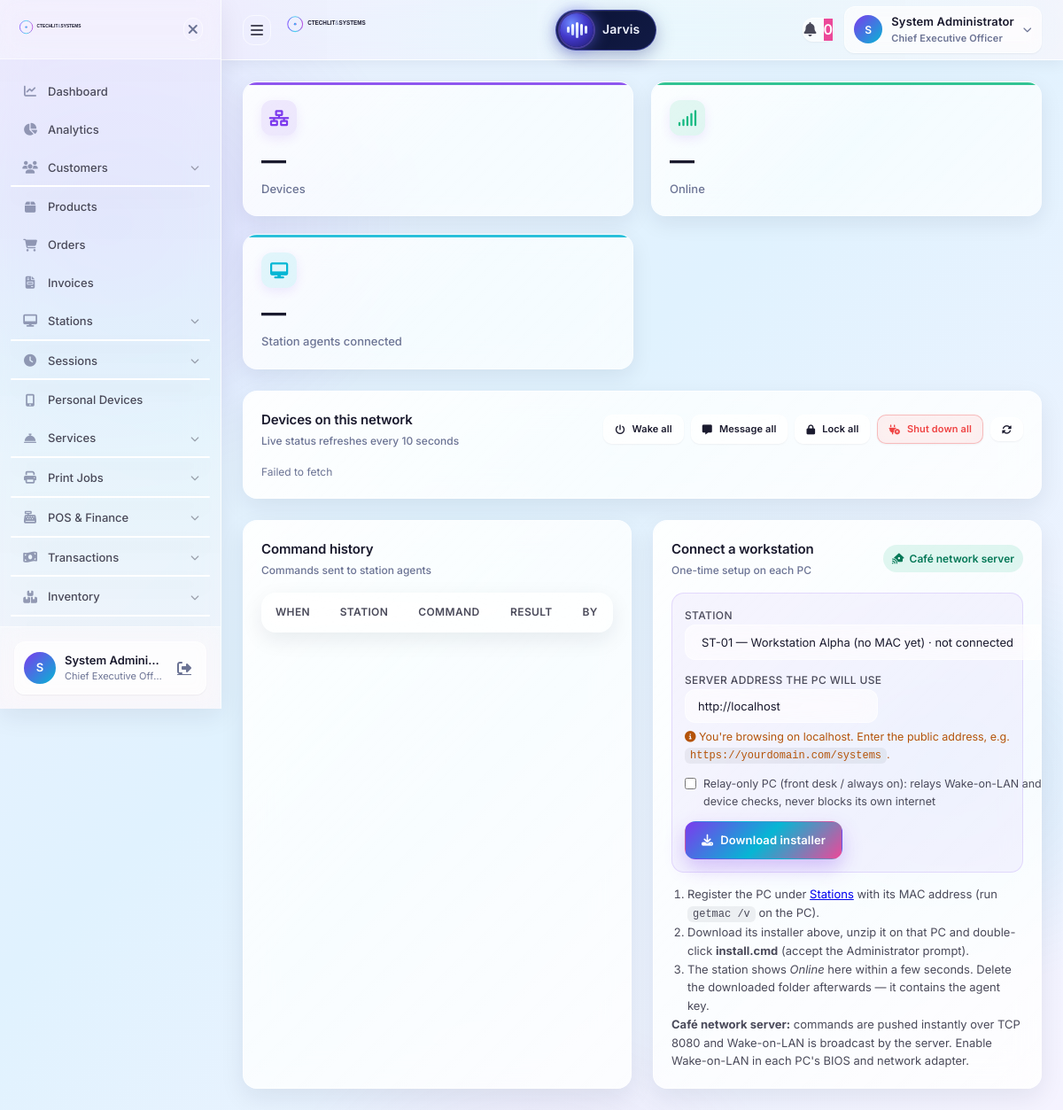
Screenshot of /portal/devices.php (signed in) with the database file from the repository.
### tables this page shows
CREATE TABLE staff (
    staff_id         BIGINT UNSIGNED AUTO_INCREMENT PRIMARY KEY,
    email            VARCHAR(255) UNIQUE NOT NULL,
    phone            VARCHAR(20) UNIQUE NOT NULL,
    full_name        VARCHAR(100) NOT NULL,
    password_hash    VARCHAR(255) NOT NULL,
    role             VARCHAR(100) DEFAULT 'attendant',
    station_id       BIGINT UNSIGNED NULL,
    is_on_duty       BOOLEAN DEFAULT FALSE,
    hired_at         DATE NOT NULL,
    created_at       TIMESTAMP DEFAULT CURRENT_TIMESTAMP,
    updated_at       TIMESTAMP DEFAULT CURRENT_TIMESTAMP ON UPDATE CURRENT_TIMESTAMP,
    last_login_at    TIMESTAMP NULL,
    is_active        BOOLEAN DEFAULT TRUE,
    INDEX idx_role (role),
    INDEX idx_station (station_id),
    INDEX idx_on_duty (is_on_duty)
);

### portal/devices.php (the view, shortened to what the rows shown need)
<?php
require_once __DIR__ . '/../includes/auth.php';
?>
<!DOCTYPE html>
<html lang="en">
<head>
  <link rel="stylesheet" href="https://cdnjs.cloudflare.com/ajax/libs/font-awesome/6.4.0/css/all.min.css">
  <link rel="stylesheet" href="../assets/css/portal.css">
</head>
<body>
  <?php include_once __DIR__ . '/../includes/sidebar.php'; ?>
  <main class="portal-main" style="margin-left: var(--sidebar-width);">
    <?php include_once __DIR__ . '/../includes/header.php'; ?>
    <div class="portal-content">
      <div style="display:grid;grid-template-columns:repeat(auto-fit,minmax(340px,1fr));gap:24px">
        <div class="card glass-card">
          <div class="table-container" style="border:none;background:transparent">
            <table class="data-table"><thead><tr><th>When</th><th>Station</th><th>Command</th><th>Result</th><th>By</th></tr></thead><tbody id="historyTable"></tbody></table>
          </div>
        </div>
      </div>
    </div>
  </main>
</body>
</html>

### includes/sidebar.php (shortened to what the rows shown need)
<?php
require_once __DIR__ . '/auth.php';
$menuItems = getSidebarMenu();
$currentUser = currentStaff() ?: currentUser();
?>
<aside class="glass-sidebar" id="sidebar">
            <?php foreach ($menuItems as $item): ?>
                <?php
                    $hasChildren = !empty($item['children']);
                ?>
                    <?php if ($hasChildren): ?>
                            <?php foreach ($item['children'] as $child): ?>
                                <?php if (hasPermission($child['permission'])): ?>
                                    <li class="nav-subitem">
                                        <a href="<?php echo $child['href']; ?>" class="nav-sublink">
                                            <?php echo sanitize($child['label']); ?>
                                        </a>
                                    </li>
                                <?php endif; ?>
                            <?php endforeach; ?>
                    <?php endif; ?>
            <?php endforeach; ?>
    <div class="sidebar-footer">
        <div class="user-card">
            <div class="user-avatar">
                <?php echo strtoupper(substr($currentUser['full_name'] ?? 'U', 0, 1)); ?>
            </div>
            <div class="user-details">
                <span class="user-name"><?php echo sanitize($currentUser['full_name'] ?? 'User'); ?></span>
                <span class="user-role"><?php echo getRoleLabel($currentUser['role'] ?? 'user'); ?></span>
            </div>
            <a href="<?php echo base_path('logout.php', false); ?>" class="logout-btn" title="Logout">
                <i class="fas fa-sign-out-alt"></i>
            </a>
        </div>
    </div>
</aside>

### includes/header.php (shortened to what the rows shown need)
<?php
require_once __DIR__ . '/auth.php';
$currentUser = currentStaff() ?: currentUser();
$userType = $_SESSION['user_type'] ?? 'guest';
$canUseJarvis = hasPermission('jarvis.use');
$canCreateSystemNotifications = $userType === 'staff' && hasPermission('settings.edit');
$assetUrl = static function (string $path): string {
    $file = __DIR__ . '/../' . $path;
    return base_path($path, false) . (is_file($file) ? '?v=' . filemtime($file) : '');
};
?>
<header class="glass-header">
    <div class="header-right">
        <div class="header-action user-menu">
            <button class="user-menu-btn" id="userMenuBtn">
                <div class="user-avatar">
                    <?php echo strtoupper(substr($currentUser['full_name'] ?? 'U', 0, 1)); ?>
                </div>
                <div class="user-info">
                    <span class="user-name"><?php echo sanitize($currentUser['full_name'] ?? 'User'); ?></span>
                    <span class="user-role"><?php echo getRoleLabel($currentUser['role'] ?? 'user'); ?></span>
                </div>
                <i class="fas fa-chevron-down"></i>
            </button>
        </div>
    </div>
</header>
<?php if ($canUseJarvis): ?>
<link rel="stylesheet" href="<?php echo sanitize($assetUrl('assets/css/jarvis-deck.css')); ?>">
<?php endif; ?>

### rows the page displays
staff: full_name "S", full_name "System Admini…", role "Chief Executive Off…", full_name "System Administrator", role "Chief Executive Officer"

### other values shown
$item['label'] "Dashboard"
$item['label'] "Analytics"
$item['label'] "Customers"
$item['label'] "Products"
$item['label'] "Orders"
$item['label'] "Invoices"
$item['label'] "Stations"
$item['label'] "Sessions"
$item['label'] "Personal Devices"
$item['label'] "Services"
$item['label'] "Print Jobs"
$item['label'] "POS & Finance"
$item['label'] "Transactions"
$item['label'] "Inventory"
form field value "ST-01 — Workstation Alpha (no MAC yet) · not connected"
